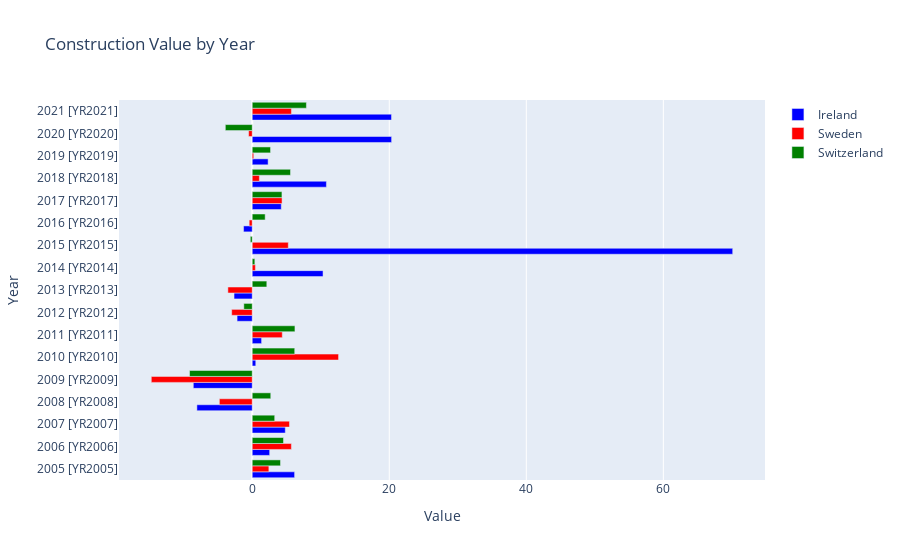

Notebook cell for this chart:
### Code cell
import plotly.graph_objects as go

fig = go.Figure()

# Loop through each country and add a bar trace with a different color
for country in countries:
    country_data = filtered_df2[filtered_df2['Country Name'] == country]
    fig.add_trace(go.Bar(
        y=country_data['Year'],
        x=country_data['Value'],
        name=country,
        orientation='h',
        marker=dict(color=color_mapping[country])
    ))

fig.update_layout(
    title='Construction Value by Year',
    xaxis=dict(title='Value'),
    yaxis=dict(title='Year')
)

fig.show()

### Figure 1 — Plotly figure (JSON) as saved in the notebook; plotly's stock layout.template omitted (floating-point values rounded to 4 significant figures)
{"data": [{"marker": {"color": "blue"}, "name": "Ireland", "orientation": "h", "type": "bar", "x": [6.183, 2.542, 4.825, -8.079, -8.602, 0.5148, 1.364, -2.213, -2.657, 10.33, 70.12, -1.267, 4.234, 10.83, 2.315, 20.34, 20.33], "y": ["2005 [YR2005]", "2006 [YR2006]", "2007 [YR2007]", "2008 [YR2008]", "2009 [YR2009]", "2010 [YR2010]", "2011 [YR2011]", "2012 [YR2012]", "2013 [YR2013]", "2014 [YR2014]", "2015 [YR2015]", "2016 [YR2016]", "2017 [YR2017]", "2018 [YR2018]", "2019 [YR2019]", "2020 [YR2020]", "2021 [YR2021]"]}, {"marker": {"color": "red"}, "name": "Sweden", "orientation": "h", "type": "bar", "x": [2.427, 5.714, 5.435, -4.798, -14.73, 12.6, 4.386, -3.001, -3.556, 0.4597, 5.262, -0.4456, 4.352, 1.04, 0.2147, -0.5274, 5.717], "y": ["2005 [YR2005]", "2006 [YR2006]", "2007 [YR2007]", "2008 [YR2008]", "2009 [YR2009]", "2010 [YR2010]", "2011 [YR2011]", "2012 [YR2012]", "2013 [YR2013]", "2014 [YR2014]", "2015 [YR2015]", "2016 [YR2016]", "2017 [YR2017]", "2018 [YR2018]", "2019 [YR2019]", "2020 [YR2020]", "2021 [YR2021]"]}, {"marker": {"color": "green"}, "name": "Switzerland", "orientation": "h", "type": "bar", "x": [4.123, 4.561, 3.277, 2.702, -9.153, 6.199, 6.231, -1.23, 2.125, 0.3792, -0.2828, 1.886, 4.335, 5.584, 2.671, -3.928, 7.905], "y": ["2005 [YR2005]", "2006 [YR2006]", "2007 [YR2007]", "2008 [YR2008]", "2009 [YR2009]", "2010 [YR2010]", "2011 [YR2011]", "2012 [YR2012]", "2013 [YR2013]", "2014 [YR2014]", "2015 [YR2015]", "2016 [YR2016]", "2017 [YR2017]", "2018 [YR2018]", "2019 [YR2019]", "2020 [YR2020]", "2021 [YR2021]"]}], "layout": {"title": {"text": "Construction Value by Year"}, "xaxis": {"title": {"text": "Value"}}, "yaxis": {"title": {"text": "Year"}}}}
